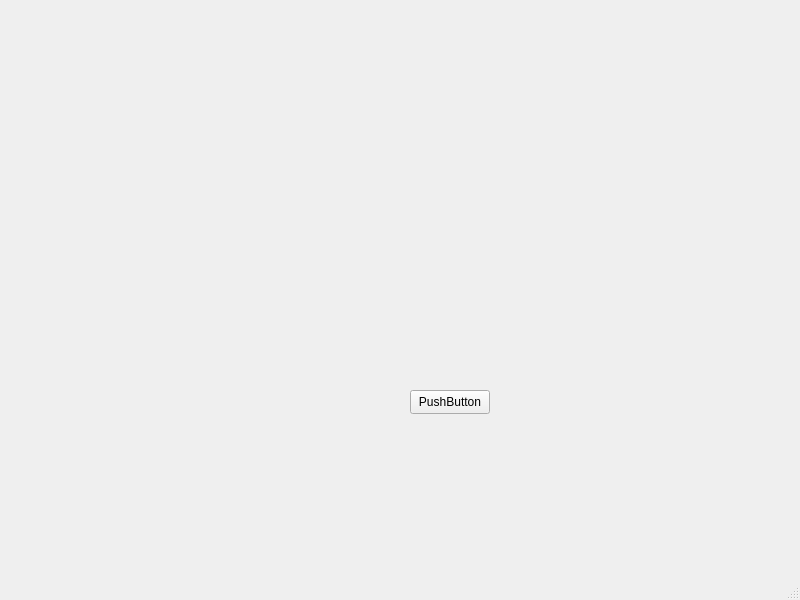
<?xml version="1.0" encoding="UTF-8"?>
<ui version="4.0">
 <class>MainWindow</class>
 <widget class="QMainWindow" name="MainWindow">
  <property name="geometry">
   <rect>
    <x>0</x>
    <y>0</y>
    <width>800</width>
    <height>600</height>
   </rect>
  </property>
  <property name="windowTitle">
   <string>MainWindow</string>
  </property>
  <widget class="QWidget" name="centralwidget">
   <widget class="QPushButton" name="pushButton">
    <property name="geometry">
     <rect>
      <x>410</x>
      <y>390</y>
      <width>80</width>
      <height>24</height>
     </rect>
    </property>
    <property name="text">
     <string>PushButton</string>
    </property>
   </widget>
  </widget>
  <widget class="QMenuBar" name="menubar">
   <property name="geometry">
    <rect>
     <x>0</x>
     <y>0</y>
     <width>800</width>
     <height>21</height>
    </rect>
   </property>
  </widget>
  <widget class="QStatusBar" name="statusbar"/>
 </widget>
 <resources/>
 <connections/>
</ui>
